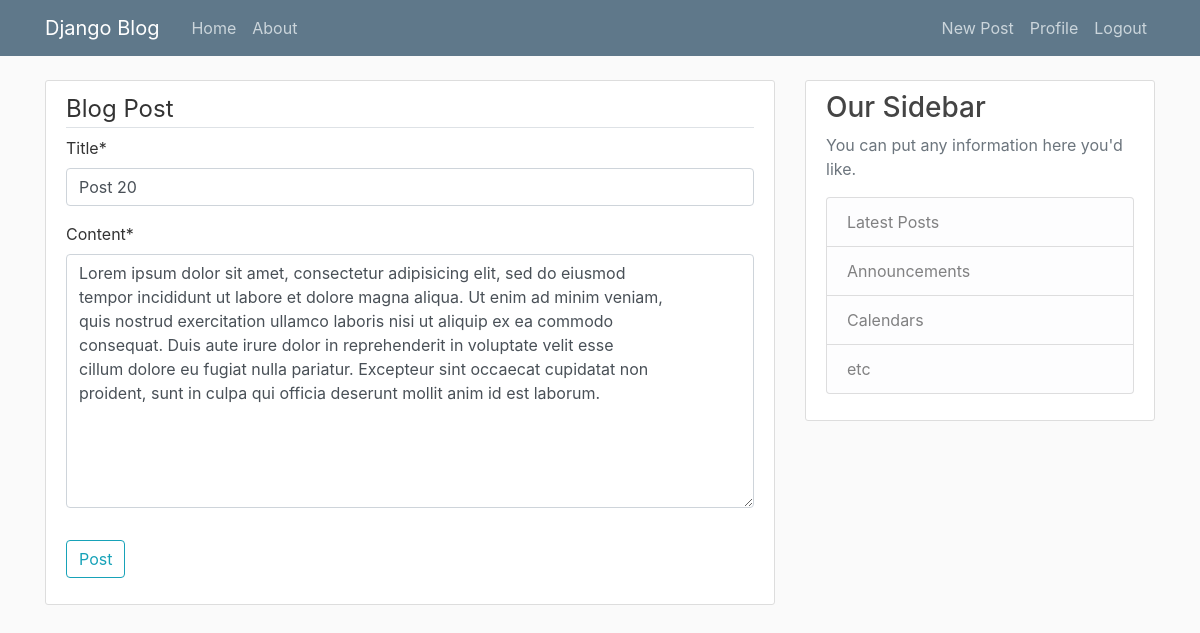
Page /post/21/update (signed in) on the committed database.
### blog/models.py (models this page shows, shortened)
class Post(models.Model):
    title = models.CharField(max_length=100)
    content = models.TextField()
    date_posted = models.DateTimeField(default=timezone.now)
    author = models.ForeignKey(User, on_delete=models.CASCADE)

### blog/views.py (the view, shortened to what this page needs)
# urls.py: path('post/<int:pk>/update', PostUpdateView.as_view(), name='post-update'),
class PostUpdateView(LoginRequiredMixin, UserPassesTestMixin, UpdateView):
    model = Post
    fields = ['title', 'content']
    def test_func(self):
        post = self.get_object()
        if self.request.user == post.author:
            return True
        return False

### blog/templates/blog/post_form.html (shortened to what this page needs)
{% extends "blog/base.html" %}
{% load crispy_forms_tags %}
{% block content %}
    <div class="content-section">
        <form method="POST" action="">
            <fieldset class="form-group">
                <legend class="border-bottom md-4">Blog Post</legend>
                {{ form|crispy }}
            </fieldset>
            <div class="form-group">
                <button class="btn btn-outline-info" type="submit">Post</button>
            </div>
        </form>
    </div>
{% endblock content %}

### blog/static/blog/main.css (style rules this page uses)
body { background: #fafafa; color: #333333; margin-top: 5rem; }
.content-section { background: #ffffff; padding: 10px 20px; border: 1px solid #dddddd; border-radius: 3px; margin-bottom: 20px; }

### rows in the picture
Post: title "Post 20", content "Lorem ipsum dolor sit amet, consectetur adipisicing elit, sed do eiusmod tempor incididunt ut labore et dolore magna aliqua. Ut enim ad minim veniam, quis nostrud exercitation ullamco laboris nisi ut aliquip ex ea commodo consequat. Duis aute irure dolor in reprehenderit in voluptate velit esse cillum dolore eu fugiat nulla pariatur. Excepteur sint occaecat cupidatat non proident, sunt in culpa qui officia deserunt mollit anim id est laborum."
